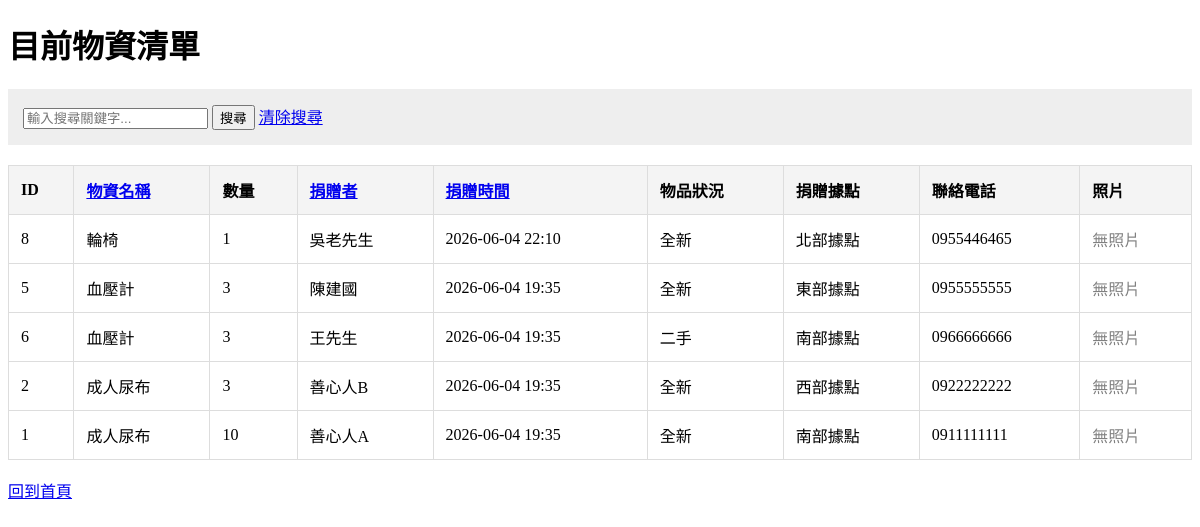
/donations, run on the app's committed database.
### app.py (models this page shows)
class Donation(db.Model):
    id = db.Column(db.Integer, primary_key=True)
    item_name = db.Column(db.String(100), nullable=False)
    quantity = db.Column(db.Integer, nullable=False)
    donor_name = db.Column(db.String(100), nullable=False)
    condition = db.Column(db.String(10), nullable=False)
    address = db.Column(db.String(200), nullable=False)
    phone = db.Column(db.String(20), nullable=False)
    image_filename = db.Column(db.String(200), nullable=True)
    timestamp = db.Column(db.DateTime, default=datetime.now)

### app.py (the view)
@app.route('/donations')
def list_donations():
    search_query = request.args.get('q', '')
    sort_type = request.args.get('sort', 'timestamp')
    query = Donation.query
    if search_query:
        query = query.filter(
            (Donation.donor_name.contains(search_query)) |
            (Donation.item_name.contains(search_query))
            (Donation.address.contains(search_query))
        )
    if sort_type == 'name':
        items = query.order_by(Donation.donor_name).all()
    elif sort_type == 'item':
        items = query.order_by(Donation.item_name).all()
    else:
        items = query.order_by(Donation.timestamp.desc()).all()
    return render_template('donations.html', items=items, query=search_query, sort=sort_type)

### templates/donations.html (shortened to what this page needs)
<!DOCTYPE html>
<html lang="zh-TW">
<head>
</head>
<body>
    <h1>目前物資清單</h1>
    <div class="search-area">
        <form action="/donations" method="GET">
            <input type="text" name="q" placeholder="輸入搜尋關鍵字..." value="{{ query }}">
            <button type="submit">搜尋</button>
            <a href="/donations">清除搜尋</a>
        </form>
    </div>
    <table>
        <tr>
            <th>ID</th>
            <th><a href="/donations?sort=item&q={{ query }}">物資名稱</a></th>
            <th>數量</th>
            <th><a href="/donations?sort=name&q={{ query }}">捐贈者</a></th>
            <th><a href="/donations?sort=timestamp&q={{ query }}">捐贈時間</a></th>
            <th>物品狀況</th>
            <th>捐贈據點</th>
            <th>聯絡電話</th>
            <th>照片</th>
        </tr>
        {% for item in items %}
        <tr>
            <td>{{ item.id }}</td>
            <td>{{ item.item_name }}</td>
            <td>{{ item.quantity }}</td>
            <td>{{ item.donor_name }}</td>
            <td>{{ item.timestamp.strftime('%Y-%m-%d %H:%M') }}</td>
            <td>{{ item.condition }}</td>
            <td>{{ item.address }}</td>
            <td>{{ item.phone }}</td>
            <td>
                {% if item.image_filename %}
                    <img src="{{ url_for('static', filename='uploads/' + item.image_filename) }}" alt="物資照片" style="max-width: 100px; max-height: 100px;">
                {% else %}
                    <span style="color: gray;">無照片</span>
                {% endif %}
            </td>
        </tr>
        {% else %}
        <tr>
            <td colspan="9" style="text-align:center;">目前沒有找到符合的物資紀錄</td>
        </tr>
        {% endfor %}
    </table>
    <br>
    <a href="/">回到首頁</a>
</body>
</html>

### templates/donations.html (style rules this page uses)
table { width: 100%; border-collapse: collapse; margin-top: 20px; }
th, td { border: 1px solid #ddd; padding: 12px; text-align: left; }
th { background-color: #f4f4f4; }
.search-area { margin-bottom: 20px; padding: 15px; background: #eee; }

### data on the page
Donation: id "8", item_name "輪椅", quantity "1", donor_name "吳老先生", timestamp "2026-06-04 22:10", condition "全新", address "北部據點", phone "0955446465", shows "無照片"
Donation: id "5", item_name "血壓計", quantity "3", donor_name "陳建國", timestamp "2026-06-04 19:35", condition "全新", address "東部據點", phone "0955555555", shows "無照片"
Donation: id "6", item_name "血壓計", quantity "3", donor_name "王先生", timestamp "2026-06-04 19:35", condition "二手", address "南部據點", phone "0966666666", shows "無照片"
Donation: id "2", item_name "成人尿布", quantity "3", donor_name "善心人B", timestamp "2026-06-04 19:35", condition "全新", address "西部據點", phone "0922222222", shows "無照片"
Donation: id "1", item_name "成人尿布", quantity "10", donor_name "善心人A", timestamp "2026-06-04 19:35", condition "全新", address "南部據點", phone "0911111111", shows "無照片"
